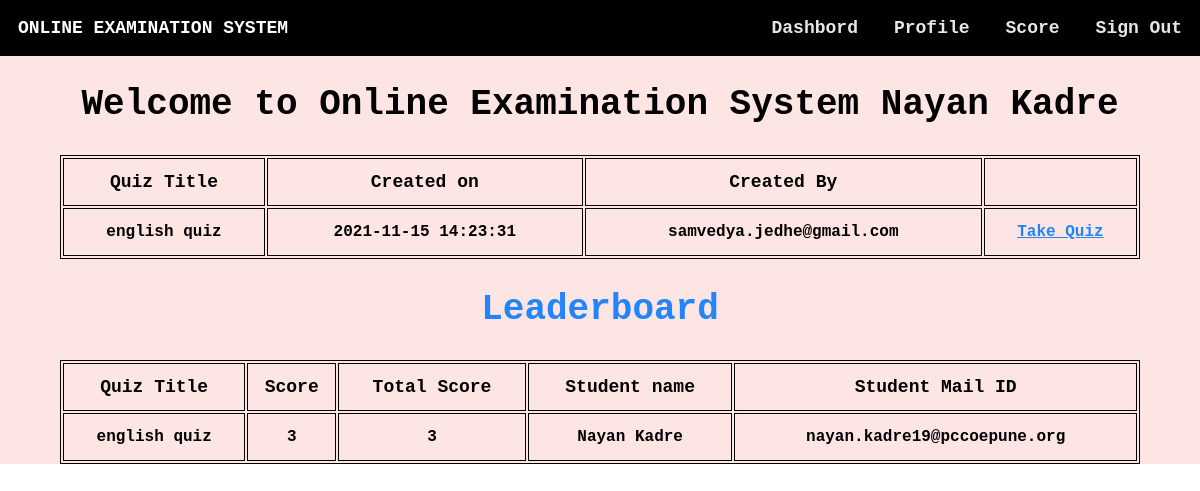
Page /homestud.php (signed in) on the committed database.
### tables this page shows
CREATE TABLE `student` (
  `usn` varchar(10) NOT NULL,
  `name` varchar(20) NOT NULL,
  `mail` varchar(30) NOT NULL,
  `phno` varchar(10) NOT NULL,
  `gender` varchar(1) NOT NULL,
  `DOB` varchar(10) NOT NULL,
  `pw` varchar(200) NOT NULL,
  `dept` varchar(3) DEFAULT NULL
);

CREATE TABLE `quiz` (
  `quizid` int(11) NOT NULL,
  `quizname` varchar(20) NOT NULL,
  `date_created` timestamp NOT NULL DEFAULT current_timestamp(),
  `mail` varchar(30) DEFAULT NULL
);

CREATE TABLE `score` (
  `slno` int(11) NOT NULL,
  `score` int(11) NOT NULL,
  `quizid` int(11) NOT NULL,
  `mail` varchar(30) DEFAULT NULL,
  `totalscore` int(11) DEFAULT NULL,
  `remark` varchar(20) DEFAULT NULL
);

### homestud.php (the view, shortened to what this page needs)
<html>
<head>
</head>
<?php
$conn = mysqli_connect('localhost', 'root', '', 'project');
?>
<body style="color: #000 !important;font-weight:bolder;margin: 0 !important;font-weight: bolder !important;font-family: 'Courier New', Courier, monospace;">
    <div style="background-color: #fce5e3;height: auto;">
        <div class="navbar" style="display: inline-flex;width: 100%;color:#fff;position:fixed;">
            <section style="margin: 1.5vw;">ONLINE EXAMINATION SYSTEM</section>
            <ul style="display: inline-flex;padding: 0 !important;margin: 0;float: right;right: 0;position: fixed;width: 50vw;color:#e3e8e4;">
                <li onclick="dash()">Dashbord</li>
                <li onclick="prof()">Profile</li>
                <li onclick="score()">Score</li>
                <li onclick="lo()">Sign Out</li>
            </ul>
        </div><br><br>
        <?php
        $type1 = $_SESSION["type"];
        $username1 = $_SESSION["username"];
        $sql = "select * from " . $type1 . " where mail='{$username1}'";
        $res =   mysqli_query($conn, $sql);
        if ($res == true) {
            while ($row = mysqli_fetch_array($res)) {
                $dbname = $row['name'];
            }
        }
        ?>
        <center><section style="width:100vw;margin:0vw;margin-top:4vw;font-size:2vw;"><h2>Welcome to Online Examination System&nbsp;<?php echo $dbname ?></h2></section></center>
        <section style="color:#2385fc !important">
        <?php
            $sql ="select * from quiz";
            $res=mysqli_query($conn,$sql);
            if($res)
            {
                echo "<center><table><thead><tr><td>Quiz Title</td><td>Created on</td><td>Created By</td><td>  </td></tr></thead>";
                while ($row = mysqli_fetch_assoc($res)) {
                    echo "<tr><td>".$row["quizname"]."</td><td>".$row["date_created"]."</td><td>".$row["mail"]."</td><td><a id=\"tq\" href='takeq.php?qid=".$row['quizid']."'>Take Quiz</button></tr>";
                }
                echo "</table></center>";
            }
            ?>
        </section>
            <section style="color:#fff !important">
            <?php
            $sql="call leaderboard;";
            $res=mysqli_query($conn,$sql);
            if($res)
            {
                echo "<center><h1 style=\"font-size: 3vw; color:#2385fc;\">Leaderboard</h1></center>";
                echo "<table id=\"le\"><thead><tr><td>Quiz Title</td><td>Score</td><td>Total Score</td><td>Student name</td><td>Student Mail ID</td></tr></thead>";
                while ($row = mysqli_fetch_assoc($res)) {
                    echo "<tr><td>".$row["quizname"]."</td><td>".$row["score"]."</td><td>".$row["totalscore"]."</td><td>".$row["name"]."</td><td>".$row["mail"]."</td></tr>";
                }
                echo "</table>";
            }
            else{
                echo mysqli_error($conn);
            }
            ?>
        </section>
    </div>
</body>
</html>

### homestud.php (style rules this page uses)
li { margin: 1.5vw; font-size: 1.5vw !important; }
ul { list-style: none; width: auto !important; font-weight: 2vw !important; }
.navbar { background-color: black !important; font-size: 1.5vw !important; }
a { text-decoration: none; color: #2385fc; }
table { width: 90vw; margin-left: 5vw; margin-right: 5vw; align-content: center; border: 1px solid black; }
thead { font-weight:900; font-size: 1.5vw; }
td { width: auto; border: 1px solid black; text-align: center; height: 4vw; font-weight: bold; }
#tq { text-decoration: underline; }

### rows in the picture
student: name "Nayan Kadre"
quiz: quizname "english quiz", date_created "2021-11-15 14:23:31", mail "samvedya.jedhe@gmail.com"
score: quizid.quizname "english quiz", score "3", totalscore "3", mail.name "Nayan Kadre", mail "nayan.kadre19@pccoepune.org"
